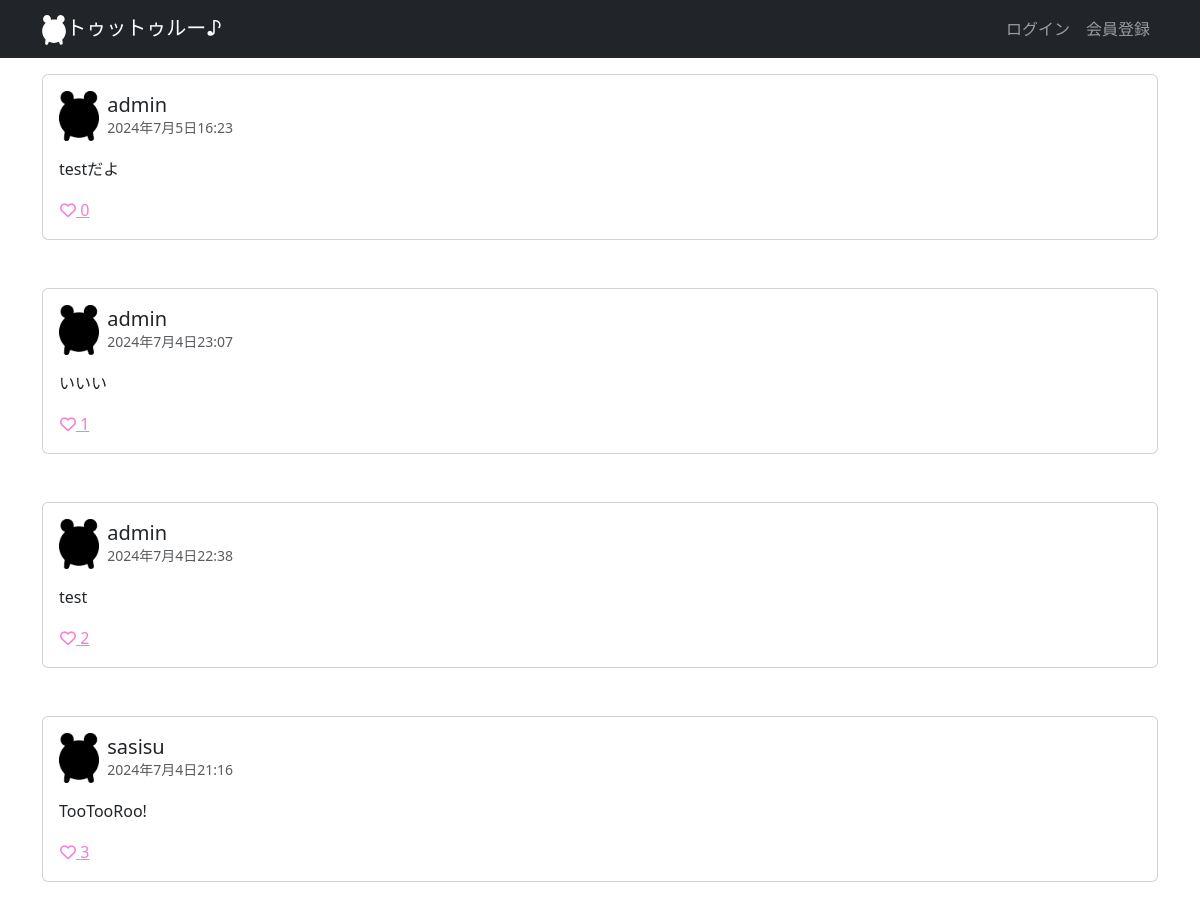
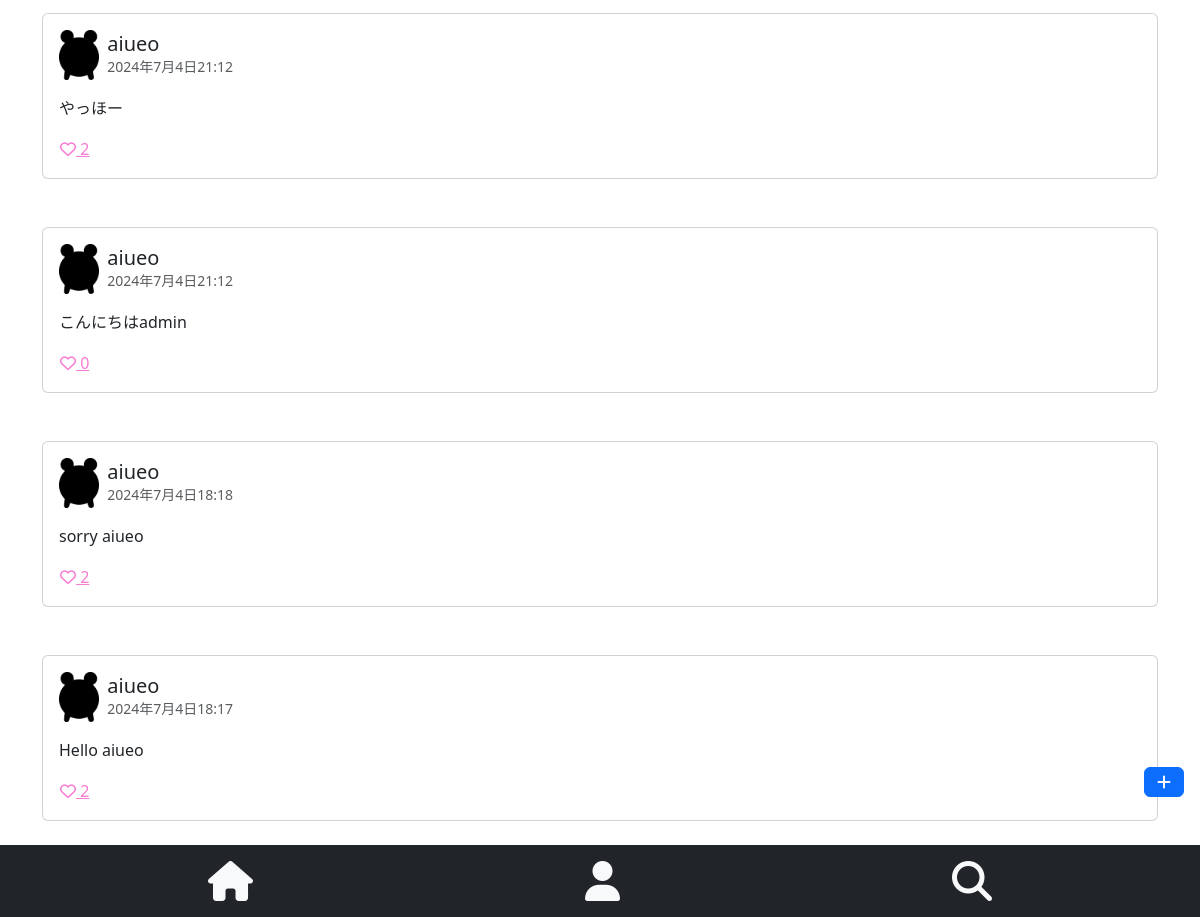
The app's page /top/, older data (2 pictures, top to bottom).
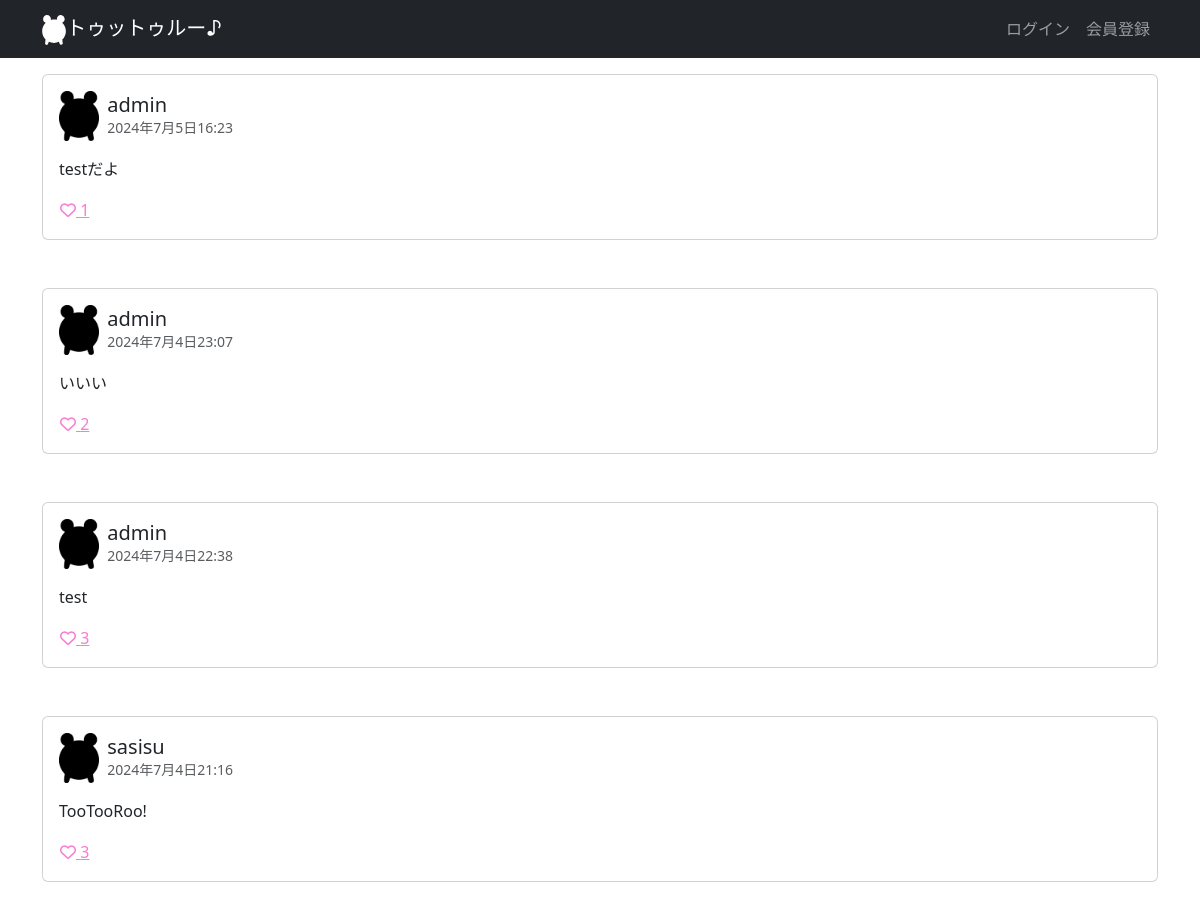
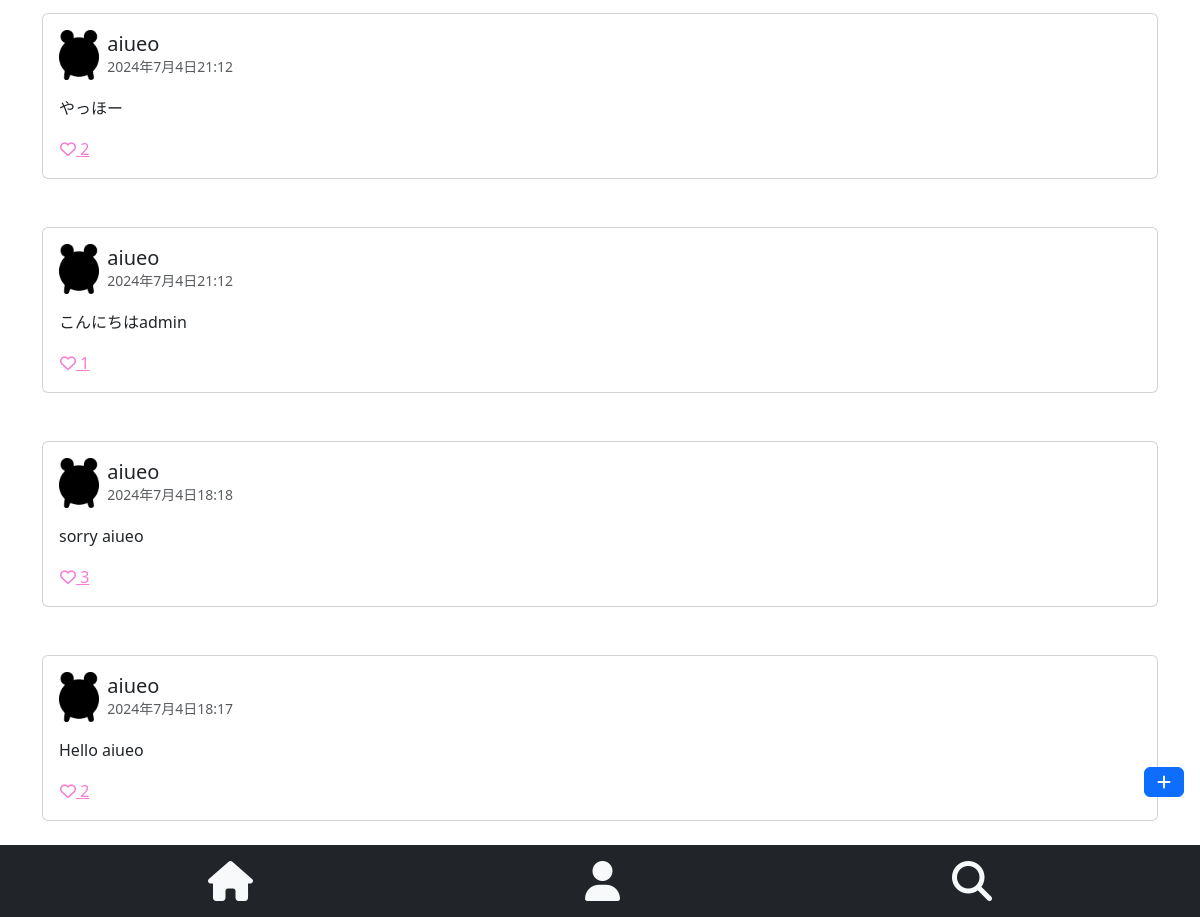
The same page, newer data (2 pictures, top to bottom).
### main/models.py (models this page shows, shortened)
class Toot(models.Model):
    user = models.ForeignKey(CustomUser, on_delete=models.CASCADE, related_name='toots', verbose_name='投稿者')
    content = models.CharField('内容', max_length=280)
    created_at = models.DateTimeField('投稿日', auto_now_add=True)
    updated_at = models.DateTimeField('更新日', auto_now=True)
    original_toot = models.ForeignKey('self', null=True, blank=True, on_delete=models.SET_NULL, related_name='original_toot_retoots', verbose_name='元のトゥート')
    like_count = models.PositiveIntegerField(default=0)

class CustomUser(models.Model):
    user = models.OneToOneField(settings.AUTH_USER_MODEL, on_delete=models.CASCADE)
    bio = models.TextField(blank=True, null=True)
    profile_image = models.ImageField(upload_to='main/static/media/profile_images/', blank=True, null=True)
    created_at = models.DateTimeField('アカウント作成日', auto_now_add=True)
    updated_at = models.DateTimeField('アカウント更新日', auto_now=True)
    def __str__(self):
        return self.user.username

### main/views.py (the view)
# urls.py: path('top/', views.TopView.as_view(), name='top'),
class TopView(ListView):
    model = Toot
    usrmodel = CustomUser
    template_name = 'toot/top.html'
    context_object_name = 'toots'
    ordering = ['-created_at']
    login_url = '/login/'
    def get_context_data(self, **kwargs):
        context = super().get_context_data(**kwargs)
        context['form'] = TootForm()
        if self.request.user.is_authenticated:
            user = self.request.user.customuser
            liked_toots = Like.objects.filter(user=user).values_list('toot_id', flat=True)
            context['liked_toots'] = liked_toots
        else:
            context['liked_toots'] = []
        return context

### main/templates/toot/top.html (shortened to what this page needs)
{% extends 'toot/base.html' %}
{% load django_bootstrap5 %}
{% load static %}
{% block main %}
{% if toots %}
<div class="pb-5">
    {% for toot in toots %}
    <div class="card my-3 mb-5" id="toot-{{ toot.id }}">
        <div class="card-body">
            <a href="{% url 'toot_detail' toot.id %}" class="text-decoration-none text-dark">
                <div class="d-flex align-items-center">
                    <img src="{% static 'media/icon.png' %}" alt="Default Image" height="50">
                    <div class="mx-2">
                        <h5 class="mb-0">{{ toot.user }}</h5>
                        <small class="text-muted">{{ toot.created_at }}</small>
                    </div>
                </div>
                <div class="mt-3">
                    <p class="mb-0">{{ toot.content|truncatewords:5 }}</p>
                </div>
            </a>
            <div class="mt-3">
                <form action="{% url 'like_toot' toot.id %}" method="post" class="d-inline">
                    <button type="submit" class="btn btn-link p-0" style="color:rgb(247, 124, 210);">
                        <i class="fa{% if toot.id in liked_toots %}-solid{% else %}-regular{% endif %} fa-heart"></i>
                        <span>{{ toot.like_count }}</span>
                    </button>
                </form>
            </div>
        </div>
    </div>
    {% endfor %}
</div>
{% else %}
<p>投稿はありません</p>
{% endif %}
{% endblock %}

Row changes from the older to the newer data that the page shows:
changed Toot "testだよ": like_count "0" → "1"
changed Toot "いいい": like_count "1" → "2"
changed Toot "test": like_count "2" → "3"
changed Toot "こんにちはadmin": like_count "0" → "1"
changed Toot "sorry aiueo": like_count "2" → "3"
